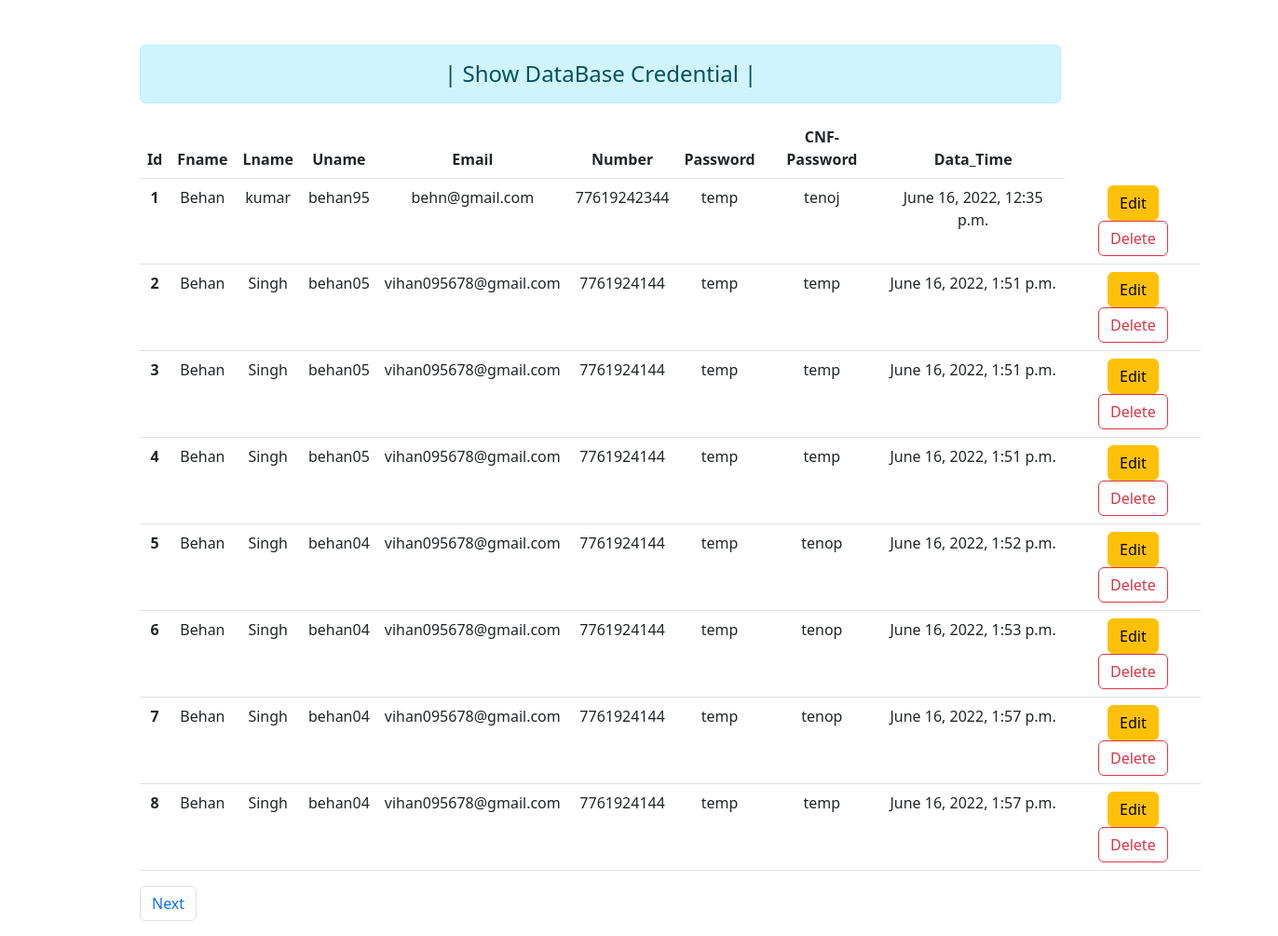
Screenshot of /showdb/ with the database file from the repository.
### core/models.py (models this page shows, shortened)
class NewUserTB(models.Model):
    fname = models.CharField(max_length=70)
    lname = models.CharField(max_length=70)
    uname = models.CharField(max_length=70)
    email = models.EmailField(max_length=30)
    phone = models.IntegerField()
    password = models.CharField(max_length=30)
    cnf_password = models.CharField(max_length=30)
    data_time = models.DateTimeField(auto_now_add=True)

### core/views.py (the view)
# urls.py: path('showdb/',views.showdb,name="showdb"),
def showdb(request):
    db = NewUserTB.objects.all().order_by('id')
    pagination = Paginator(db,8)
    page_num = request.GET.get('page')
    main = pagination.get_page(page_num)
    return render(request,'show_data.html',{'data':main})

### core/templates/show_data.html (shortened to what this page needs)
{% extends 'base.html' %} {% block content %}
<div class="row">
    <div class="col-sm-10">
        <h4 class="text-center alert alert-info" style="margin-left: 150px;">| Show DataBase Credential |</h4>
        <table class=" table table-hover text-center" style="margin-left: 150px;">
            <thead>
                <tr>
                    <th scope="col ">Id</th>
                    <th scope="col ">Fname</th>
                    <th scope="col ">Lname</th>
                    <th scope="col ">Uname</th>
                    <th scope="col ">Email</th>
                    <th scope="col ">Number</th>
                    <th scope="col ">Password</th>
                    <th scope="col ">CNF-Password</th>
                    <th scope="col ">Data_Time</th>
                </tr>
            </thead>
            <tbody>
                {% for info in data %}
                <tr>
                    <th scope="row ">{{info.id}}</th>
                    <td>{{info.fname}}</td>
                    <td>{{info.lname}}</td>
                    <td>{{info.uname}}</td>
                    <td>{{info.email}}</td>
                    <td>{{info.phone}}</td>
                    <td>{{info.password}}</td>
                    <td>{{info.cnf_password}}</td>
                    <td>{{info.data_time}}</td>
                    <td>
                        <a href="{% url 'update' info.id %}" class="btn btn-warning ">Edit</a>
                        <a href="{% url 'delete' info.id %}" class="btn btn-outline-danger ">Delete</a>
                    </td>
                </tr>
                {% endfor %}
            </tbody>
        </table>
    </div>
     {% if data.has_next %}
    <nav aria-label="Page navigation example" style="margin-left: 150px;">
        <ul class="pagination">
            <li class="page-item"><a class="page-link" href="?page={{data.next_page_number}}">Next</a></li>
        </ul>
    </nav>
    {% endif %}
</div>
{% endblock content %}

### core/templates/base.html (shortened to what this page needs)
<!DOCTYPE html>
<html lang="en">
<head>
    <link href="https://cdn.jsdelivr.net/npm/bootstrap@5.2.0-beta1/dist/css/bootstrap.min.css" rel="stylesheet">
</head>
<body>
    {% block content %} {% endblock content %}
</body>
</html>

### rows the page displays
NewUserTB: id "1", fname "Behan", lname "kumar", uname "behan95", email "behn@gmail.com", phone "77619242344", password "temp", cnf_password "tenoj", data_time "June 16, 2022, 12:35 p.m."
NewUserTB: id "2", fname "Behan", lname "Singh", uname "behan05", email "vihan095678@gmail.com", phone "7761924144", password "temp", cnf_password "temp", data_time "June 16, 2022, 1:51 p.m."
NewUserTB: id "3", fname "Behan", lname "Singh", uname "behan05", email "vihan095678@gmail.com", phone "7761924144", password "temp", cnf_password "temp", data_time "June 16, 2022, 1:51 p.m."
NewUserTB: id "4", fname "Behan", lname "Singh", uname "behan05", email "vihan095678@gmail.com", phone "7761924144", password "temp", cnf_password "temp", data_time "June 16, 2022, 1:51 p.m."
NewUserTB: id "5", fname "Behan", lname "Singh", uname "behan04", email "vihan095678@gmail.com", phone "7761924144", password "temp", cnf_password "tenop", data_time "June 16, 2022, 1:52 p.m."
NewUserTB: id "6", fname "Behan", lname "Singh", uname "behan04", email "vihan095678@gmail.com", phone "7761924144", password "temp", cnf_password "tenop", data_time "June 16, 2022, 1:53 p.m."
NewUserTB: id "7", fname "Behan", lname "Singh", uname "behan04", email "vihan095678@gmail.com", phone "7761924144", password "temp", cnf_password "tenop", data_time "June 16, 2022, 1:57 p.m."
NewUserTB: id "8", fname "Behan", lname "Singh", uname "behan04", email "vihan095678@gmail.com", phone "7761924144", password "temp", cnf_password "temp", data_time "June 16, 2022, 1:57 p.m."
